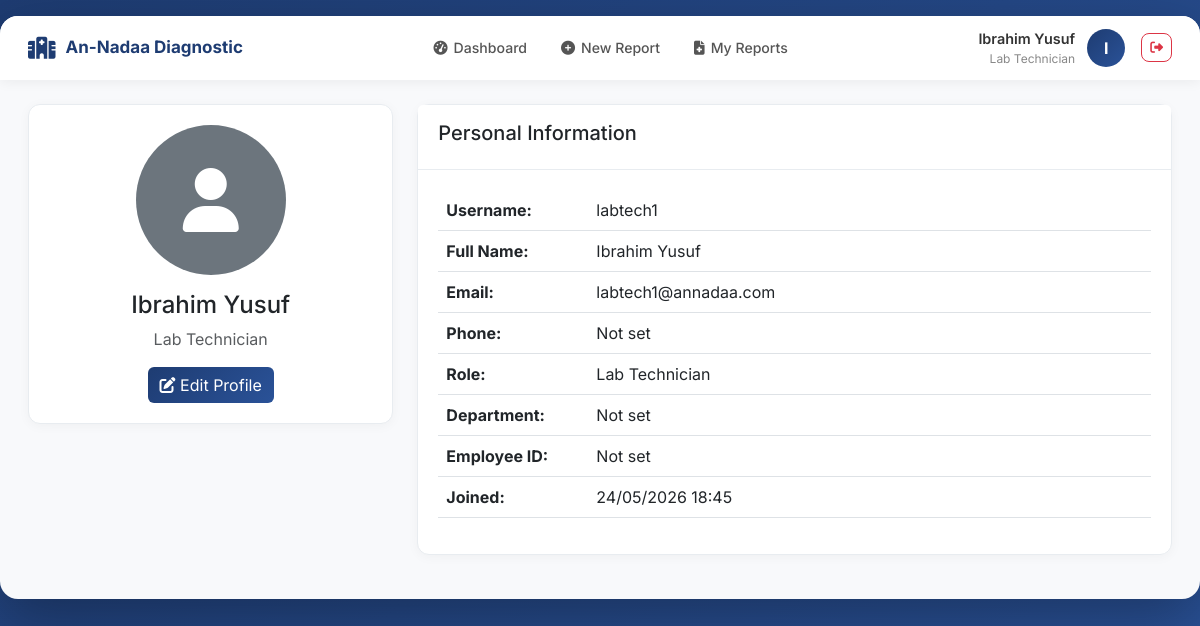
Page /accounts/profile/ (signed in) on the committed database.
### apps/accounts/models.py (models this page shows, shortened)
class User(AbstractUser):
    ROLE_CHOICES = [
        ('ADMIN', 'Administrator'),
        ('CASHIER', 'Cashier'),
        ('DOCTOR', 'Doctor'),
        ('LAB_TECH', 'Lab Technician'),
    ]
    role = models.CharField(max_length=20, choices=ROLE_CHOICES, default='CASHIER')
    phone_number = models.CharField(max_length=20, blank=True)
    class Meta:
        ordering = ['-date_joined']
    @property
    def is_admin(self):
        return self.role == 'ADMIN'
    @property
    def is_cashier(self):
        return self.role == 'CASHIER'
    @property
    def is_doctor(self):
        return self.role == 'DOCTOR'
    @property
    def is_lab_tech(self):
        return self.role == 'LAB_TECH'

class UserProfile(models.Model):
    user = models.OneToOneField(User, on_delete=models.CASCADE, related_name='profile')
    passport_photo = models.ImageField(upload_to='photos/', blank=True, null=True)
    signature = models.ImageField(upload_to='signatures/', blank=True, null=True)
    department = models.CharField(max_length=100, blank=True)
    employee_id = models.CharField(max_length=50, blank=True)
    address = models.TextField(blank=True)
    created_at = models.DateTimeField(auto_now_add=True)
    updated_at = models.DateTimeField(auto_now=True)

### apps/accounts/views.py (the view)
# urls.py: path('profile/', views.profile_view, name='profile'),
@login_required
def profile_view(request):
    return render(request, 'accounts/profile.html', {'user': request.user})

### templates/accounts/profile.html (shortened to what this page needs)
{% extends 'base.html' %}
{% block content %}
<div class="row">
    <div class="col-md-4">
        <div class="card text-center">
            <div class="card-body">
                {% if user.profile.passport_photo %}
                <img src="{{ user.profile.passport_photo.url }}" alt="Photo" class="rounded-circle mb-3" style="width: 150px; height: 150px; object-fit: cover;">
                {% else %}
                <div class="rounded-circle bg-secondary text-white d-flex align-items-center justify-content-center mx-auto mb-3" style="width: 150px; height: 150px;">
                    <i class="fas fa-user fa-4x"></i>
                </div>
                {% endif %}
                <h4>{{ user.get_full_name|default:user.username }}</h4>
                <p class="text-muted">{{ user.get_role_display }}</p>
                <a href="{% url 'accounts:profile_edit' %}" class="btn btn-primary">
                    <i class="fas fa-edit"></i> Edit Profile
                </a>
            </div>
        </div>
    </div>
    <div class="col-md-8">
        <div class="card">
            <div class="card-header">
                <h5>Personal Information</h5>
            </div>
            <div class="card-body">
                <table class="table">
                    <tr>
                        <th style="width: 150px;">Username:</th>
                        <td>{{ user.username }}</td>
                    </tr>
                    <tr>
                        <th>Full Name:</th>
                        <td>{{ user.get_full_name|default:"Not set" }}</td>
                    </tr>
                    <tr>
                        <th>Email:</th>
                        <td>{{ user.email|default:"Not set" }}</td>
                    </tr>
                    <tr>
                        <th>Phone:</th>
                        <td>{{ user.phone_number|default:"Not set" }}</td>
                    </tr>
                    <tr>
                        <th>Role:</th>
                        <td>{{ user.get_role_display }}</td>
                    </tr>
                    <tr>
                        <th>Department:</th>
                        <td>{{ user.profile.department|default:"Not set" }}</td>
                    </tr>
                    <tr>
                        <th>Employee ID:</th>
                        <td>{{ user.profile.employee_id|default:"Not set" }}</td>
                    </tr>
                    <tr>
                        <th>Joined:</th>
                        <td>{{ user.date_joined|date:"d/m/Y H:i" }}</td>
                    </tr>
                </table>
            </div>
        </div>
    </div>
</div>
{% endblock %}

### templates/base.html (shortened to what this page needs)
<!DOCTYPE html>
<html lang="en">
<head>
    <link href="https://cdn.jsdelivr.net/npm/bootstrap@5.3.0/dist/css/bootstrap.min.css" rel="stylesheet">
    <link rel="stylesheet" href="https://cdnjs.cloudflare.com/ajax/libs/font-awesome/6.4.0/css/all.min.css">
    <link href="https://cdn.jsdelivr.net/npm/select2@4.1.0-rc.0/dist/css/select2.min.css" rel="stylesheet">
    <link href="https://cdn.jsdelivr.net/npm/select2-bootstrap-5-theme@1.3.0/dist/select2-bootstrap-5-theme.min.css" rel="stylesheet">
</head>
<body>
<div class="app-container">
    {% if user.is_authenticated %}
    <nav class="navbar-custom">
        <a class="nav-brand" href="{% url 'dashboard:home' %}">
            <i class="fas fa-hospital-alt"></i>
            <span>An-Nadaa Diagnostic</span>
        </a>
        <div class="nav-menu">
            <a href="{% url 'dashboard:home' %}" class="nav-item">
                <i class="fas fa-tachometer-alt"></i> Dashboard
            </a>
            {% if user.is_admin %}
                <a href="{% url 'invoices:list' %}" class="nav-item">
                    <i class="fas fa-file-invoice-dollar"></i> Invoices
                </a>
                <a href="{% url 'invoices:create' %}" class="nav-item">
                    <i class="fas fa-plus-circle"></i> New Invoice
                </a>
                <a href="{% url 'services:list' %}" class="nav-item">
                    <i class="fas fa-flask"></i> Services
                </a>
                <a href="{% url 'reports:list' %}" class="nav-item">
                    <i class="fas fa-file-medical"></i> Reports
                </a>
                <a href="{% url 'accounts:user_list' %}" class="nav-item">
                    <i class="fas fa-users-cog"></i> Users
                </a>
            {% elif user.is_lab_tech %}
                <a href="{% url 'reports:create' %}" class="nav-item">
                    <i class="fas fa-plus-circle"></i> New Report
                </a>
                <a href="{% url 'reports:list' %}" class="nav-item">
                    <i class="fas fa-file-medical"></i> My Reports
                </a>
            {% endif %}
        </div>
        <div class="user-profile">
            <div class="user-info">
                <div class="user-name">{{ user.get_full_name|default:user.username }}</div>
                <div class="user-role">{{ user.get_role_display }}</div>
            </div>
            <div class="user-avatar">
                {{ user.get_full_name|first|default:user.username|first|upper }}
            </div>
            <a href="{% url 'accounts:logout' %}" class="btn btn-sm btn-outline-danger ms-1"
               onclick="return confirm('Log out?')" style="border-radius:8px; font-size:.8rem;">
                <i class="fas fa-sign-out-alt"></i>
            </a>
        </div>
    </nav>
    {% endif %}
    <div class="main-content">
        {% block content %}{% endblock %}
    </div>
</div>
</body>
</html>

### templates/base.html (style rules this page uses)
* { margin: 0; padding: 0; box-sizing: border-box; }
body { font-family: 'Inter', sans-serif; background: linear-gradient(135deg, #1e3c72 0%, #2a5298 100%); min-height: 100vh; }
.app-container { max-width: 1440px; margin: 16px auto; background: #f8f9fb; border-radius: 18px; box-shadow: 0 20px 60px rgba(0,0,0,.3); overflow: hidden; }
.navbar-custom { background: #fff; padding: 12px 28px; box-shadow: 0 2px 12px rgba(0,0,0,.06); display: flex; justify-content: space-between; align-items: center; gap: 16px; flex-wrap: wrap; }
.nav-brand { display: flex; align-items: center; gap: 10px; text-decoration: none; }
.nav-brand i { font-size: 22px; color: #1e3c72; }
.nav-brand span { font-size: 17px; font-weight: 700; color: #1e3c72; }
.nav-menu { display: flex; gap: 6px; align-items: center; flex-wrap: wrap; }
.nav-item { display: flex; align-items: center; gap: 6px; color: #555; cursor: pointer; padding: 7px 14px; border-radius: 8px; transition: all .2s; text-decoration: none; font-size: .88rem; font-weight: 500; }
.user-profile { display: flex; align-items: center; gap: 12px; }
.user-info { text-align: right; }
.user-name { font-weight: 600; font-size: .9rem; color: #333; }
.user-role { font-size: .75rem; color: #888; }
.user-avatar { width: 38px; height: 38px; background: linear-gradient(135deg, #1e3c72, #2a5298); border-radius: 50%; display: flex; align-items: center; justify-content: center; color: #fff; font-weight: 700; font-size: 1rem; flex-shrink: 0; }
.main-content { padding: 24px 28px; }
.card { background: #fff; border-radius: 12px; border: 1px solid #e8ecf0; box-shadow: 0 2px 12px rgba(0,0,0,.04); margin-bottom: 20px; }
.card-header { padding: 16px 20px; border-bottom: 1px solid #e8ecf0; background: #fff; border-radius: 12px 12px 0 0; }
.card-body { padding: 20px; }
.btn-primary { background: linear-gradient(135deg, #1e3c72, #2a5298); border: none; }

### rows in the picture
User: get_full_name "Ibrahim Yusuf", role "Lab Technician", get_full_name|first "I", username "labtech1", email "labtech1@annadaa.com", phone_number "Not set", profile.department "Not set", profile.employee_id "Not set", date_joined "24/05/2026 18:45"
